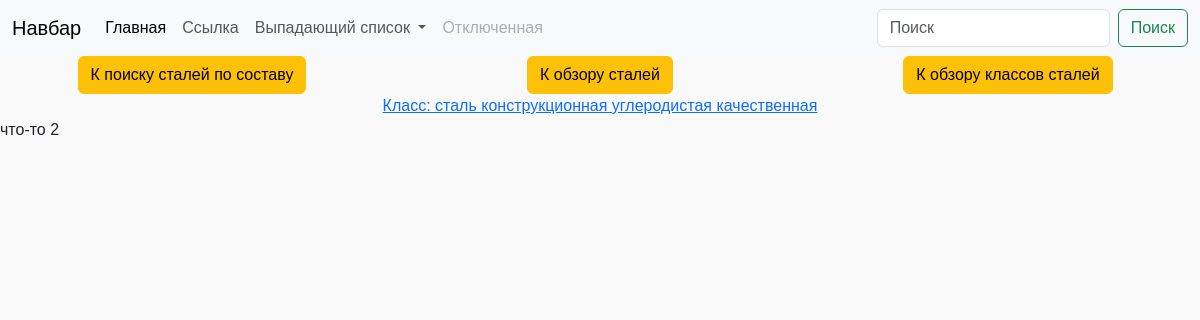
The page /metal/steel/steel_class/klass-stal-konstruktsionnaja-uglerodistaja-kachestvennaja/ on the database as committed earlier.
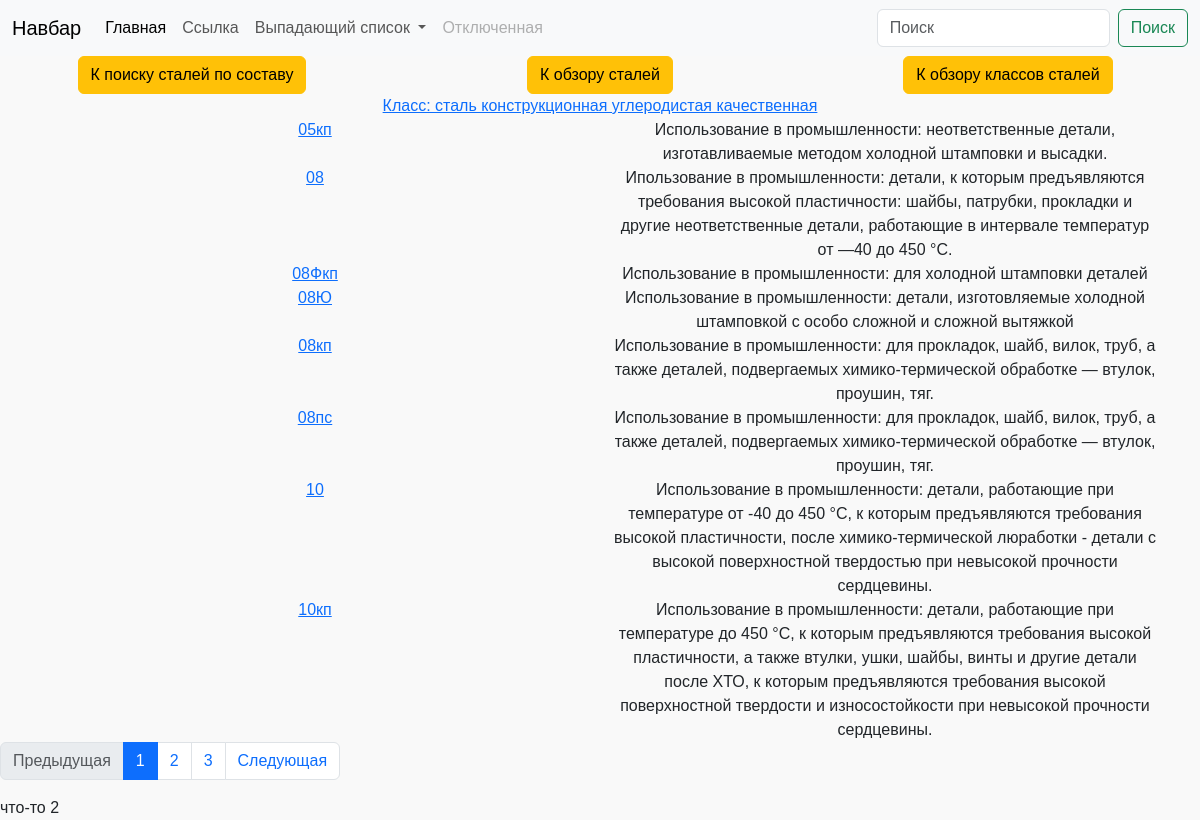
The same page on the database as committed later.
### metal/models.py (models this page shows, shortened)
class Metal_class(models.Model):
    steel_class = models.CharField(max_length=50, unique=True, blank=True, null=True)
    slug = models.SlugField(max_length=100, unique=True, blank=True, null=True, db_index=True)
    def __str__(self):
        return self.steel_class
    def get_absolute_url(self):
        return reverse('steel-steel_class-slug-url', kwargs={'slug': self.slug})

class Metal_info(models.Model):
    steel = models.CharField(max_length=50, blank=True, null=True)
    steel_info = models.TextField(blank=True, null=True)
    slug = models.SlugField(max_length=100, unique=True, blank=True, null=True, db_index=True)
    metals_class = models.ForeignKey(
        'Metal_class',
        blank=True,
        null=True,
        related_name='metals_info',
        on_delete=models.SET_NULL)
    metals = models.OneToOneField(
        'Metal',
        on_delete=models.CASCADE,
        blank=True,
        null=True,
    )
    metalsearch = models.ManyToManyField(
        'MetalSearch',
        blank=True,
        related_name='metals_info',
        )
    def get_absolute_url(self):
        return reverse('steel-slug-url', kwargs={'slug': self.slug})
    class Meta:
        ordering = ['steel']

### metal/views.py (the view)
# urls.py: path('steel/steel_class/<slug:slug>/', Steel_class_slug.as_view(), name='steel-steel_class-slug-url'),
class Steel_class_slug(SingleObjectMixin, ListView):
    template_name = 'metal/steel-steel_class-slug.html'
    paginate_by = 8
    paginate_orphans =2
    slug_model = Metal_class
    def get_context_data(self, **kwargs):
        context = super().get_context_data(**kwargs)
        context['menu'] = menu[self.template_name]
        context[self.slug_model.__name__.lower()] = self.object
        return context
    def get(self, request, *args, **kwargs):
        self.object = self.get_object(queryset=self.slug_model.objects.all())
        return super().get(request, *args, **kwargs)
    def get_queryset(self):
        return self.object.metals_info.all() # здесь выбирается кверисет , который будет page_obj

### metal/templates/metal/steel-steel_class-slug.html (shortened to what this page needs)
{% extends 'metal/base_metal.html' %}
{% block block_1 %}
    {% include 'metal/includes/buttons.html' %}
    <div class="container text-center">
        <div class="col"><a href="{{ metal_class.get_absolute_url }}">{{metal_class}}</a></div>
        {% for page in page_obj %}
            <div class="row">
                    <div class="col"><a href="{{ page.get_absolute_url }}">{{page.steel}}</a></div>
                    <div class="col">{{page.steel_info}}</div>
            </div>
        {% endfor %}
    </div>
    {% include 'metal/includes/paginator.html' %}
{% endblock %}

### metal/templates/metal/base_metal.html
{% extends 'base.html' %}

### templates/base.html (shortened to what this page needs)
{% load static %}
<!doctype html>
<html lang="ru">
  <head>
    <link href="https://cdn.jsdelivr.net/npm/bootstrap@5.3.0/dist/css/bootstrap.min.css" rel="stylesheet">
    <link href="{% static 'css/styles.css'%}" rel="stylesheet">
  </head>
  <body>
    <nav class="navbar navbar-expand-lg bg-body-tertiary">
      <div class="container-fluid">
        <a class="navbar-brand" href="#">Навбар</a>
        <div class="collapse navbar-collapse" id="navbarSupportedContent">
          <ul class="navbar-nav me-auto mb-2 mb-lg-0">
            <li class="nav-item">
              <a class="nav-link active" aria-current="page" href="#">Главная</a>
            </li>
            <li class="nav-item">
              <a class="nav-link" href="#">Ссылка</a>
            </li>
            <li class="nav-item dropdown">
              <a class="nav-link dropdown-toggle" href="#" role="button" data-bs-toggle="dropdown" aria-expanded="false">
                Выпадающий список
              </a>
            </li>
            <li class="nav-item">
              <a class="nav-link disabled">Отключенная</a>
            </li>
          </ul>
          <form class="d-flex" role="search">
            <input class="form-control me-2" type="search" placeholder="Поиск" aria-label="Поиск">
            <button class="btn btn-outline-success" type="submit">Поиск</button>
          </form>
        </div>
      </div>
    </nav>
    {% block block_1 %}{% endblock %}
    {% block block_2 %}
      что-то 2
    {% endblock %}
  </body>
</html>

### metal/templates/metal/includes/buttons.html
<div class="row row-cols-3">
    {% url 'search-url' as top_path %}
    {% if request.path != top_path %}
        <div class="container text-center">
            <a class="btn btn-warning" href="{{ top_path }}" role="button">К поиску сталей по составу</a>
        </div>
    {% endif %}
    {% url 'start-url' as top_path %}
    {% if request.path != top_path %}
        <div class="container text-center">
            <a class="btn btn-warning" href="{{ top_path }}" role="button">К обзору сталей </a>
        </div>
    {% endif %}
    {% url 'steel-steel_class-url' as top_path %}
    {% if request.path != top_path %}
        <div class="container text-center">
            <a class="btn btn-warning" href="{{ top_path }}" role="button">К обзору классов сталей</a>
        </div>
    {% endif %}
</div>

### metal/templates/metal/includes/paginator.html
{% if is_paginated %}
    <nav aria-label="Пример навигации по страницам">
      <ul class="pagination">
          <li class="page-item {% if not page_obj.has_previous %}disabled{% endif %}"><a class="page-link" href="?page={% if page_obj.has_previous %}{{ page_obj.previous_page_number}}{% endif %}" tabindex="-1">Предыдущая</a></li>
          {% for n in page_obj.paginator.page_range %}
            {% if page_obj.number == n %}
                <li class="page-item active"><a class="page-link" href="?page={{ n }}">{{ n }}</a></li>
            {% elif n > page_obj.number|add:-3 and n < page_obj.number|add:3 %}
              <li class="page-item"><a class="page-link" href="?page={{ n }}">{{ n }}</a></li>
            {% endif %}
          {% endfor %}
          <li class="page-item {% if not page_obj.has_next %}disabled{% endif %}"><a class="page-link" href="?page={% if page_obj.has_next %}{{ page_obj.next_page_number}}{% endif %}" tabindex="-1">Следующая</a></li>
      </ul>
    </nav>
{% endif %}

### static/css/styles.css (style rules this page uses)
body { font-family: 'Arial', sans-serif; background-color: #f9f9f9; }

Rows that differ between the two databases and show on the page:
added Metal_info: steel "05кп", steel_info "Использование в промышленности: неответственные детали, изготавливаемые методом холодной штамповки и высадки."
added Metal_info: steel "08", steel_info "Ипользование в промышленности: детали, к которым предъявляются требования высокой пластичности: шайбы, патрубки, прокладки и другие неответственные детали, работающие в интервале температур от —40 до 450 °С."
added Metal_info: steel "08Фкп", steel_info "Использование в промышленности: для холодной штамповки деталей"
added Metal_info: steel "08Ю", steel_info "Использование в промышленности: детали, изготовляемые холодной штамповкой с особо сложной и сложной вытяжкой"
added Metal_info: steel "08кп", steel_info "Использование в промышленности: для прокладок, шайб, вилок, труб, а также деталей, подвергаемых химико-термической обработке — втулок, проушин, тяг."
added Metal_info: steel "08пс", steel_info "Использование в промышленности: для прокладок, шайб, вилок, труб, а также деталей, подвергаемых химико-термической обработке — втулок, проушин, тяг."
added Metal_info: steel "10", steel_info "Использование в промышленности: детали, работающие при температуре от -40 до 450 °С, к которым предъявляются требования высокой пластичности, после химико-термической люработки - детали с высокой поверхностной твердостью при невысокой прочности сердцевины."
added Metal_info: steel "10кп", steel_info "Использование в промышленности: детали, работающие при температуре до 450 °С, к которым предъявляются требования высокой пластичности, а также втулки, ушки, шайбы, винты и другие детали после ХТО, к которым предъявляются требования высокой поверхностной твердости и износостойкости при невысокой прочности сердцевины."
Other text that changed with them:
text now shown: "Предыдущая Следующая"
new list line: "1"
new list line: "2"
new list line: "3"
